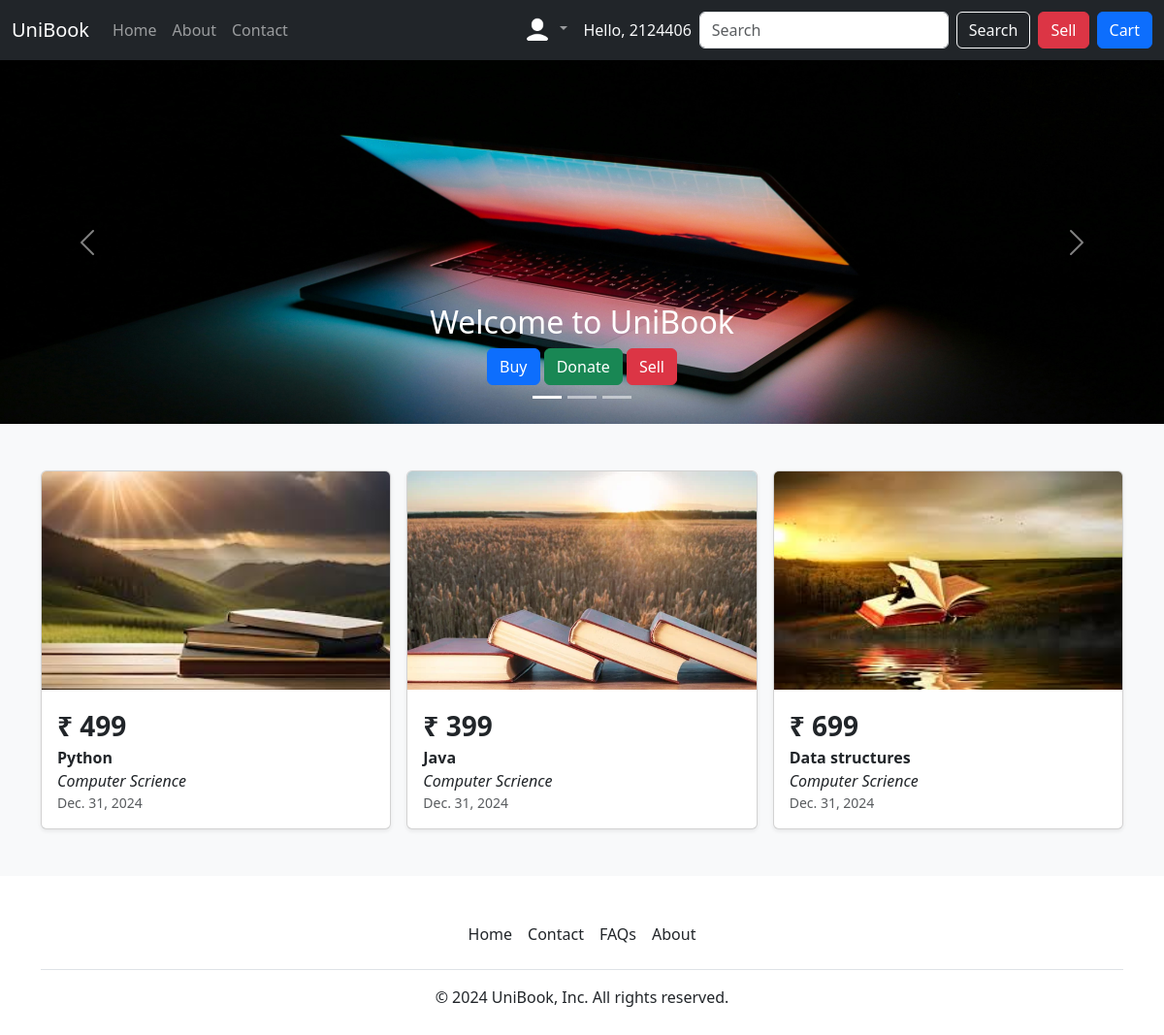
Page / (signed in) on the committed database.
### home/models.py (models this page shows, shortened)
class Product(models.Model):
    product_id = models.AutoField
    product_category = models.CharField(max_length=50)
    title = models.CharField(max_length=50)
    desc = models.CharField(max_length=500)
    price = models.IntegerField()
    image1 = models.ImageField(upload_to="images/")
    image2 = models.ImageField(upload_to="images/")
    image3 = models.ImageField(upload_to="images/")
    mobile = models.CharField(max_length=12, default="")
    location = models.CharField(max_length=500)
    user = models.CharField(max_length=10, default="")
    date = models.DateField()

### home/views.py (the view)
# urls.py: path('', views.index, name='home'),
def index(request):
    if request.user.is_anonymous:
        return redirect('/login')
    products = Product.objects.all()
    params = {'product': products}
    return render(request, 'index.html', params)

### templates/index.html (shortened to what this page needs)
{% extends 'base.html' %}
{% block body %}
  <div class="container-fluid px-0">
    <div id="carouselExampleCaptions" class="carousel slide carousel-fade">
      <div class="carousel-indicators">
        <button type="button" data-bs-target="#carouselExampleCaptions" data-bs-slide-to="0" class="active" aria-current="true" aria-label="Slide 1"></button>
        <button type="button" data-bs-target="#carouselExampleCaptions" data-bs-slide-to="1" aria-label="Slide 2"></button>
        <button type="button" data-bs-target="#carouselExampleCaptions" data-bs-slide-to="2" aria-label="Slide 3"></button>
      </div>
      <div class="carousel-inner">
        <div class="carousel-item active">
          <img src="/static/img/pic1.jpg" class="d-block w-100" alt="..." />
          <div class="carousel-caption d-none d-md-block">
            <h2>Welcome to UniBook</h2>
            <button type="button" class="btn btn-primary">Buy</button>
            <button type="button" class="btn btn-success">Donate</button>
            <button type="button" class="btn btn-danger">Sell</button>
          </div>
        </div>
      </div>
      <button class="carousel-control-prev" type="button" data-bs-target="#carouselExampleCaptions" data-bs-slide="prev">
        <span class="carousel-control-prev-icon" aria-hidden="true"></span>
      </button>
      <button class="carousel-control-next" type="button" data-bs-target="#carouselExampleCaptions" data-bs-slide="next">
        <span class="carousel-control-next-icon" aria-hidden="true"></span>
      </button>
    </div>
  </div>
  <div class="album py-5 bg-body-tertiary">
    <div class="container">
      <div class="row row-cols-1 row-cols-sm-2 row-cols-md-3 g-3">
        {% for i in product %}
        <div class="col">
          <div class="card shadow-sm">
            <a href="{% url 'product_detail' i.id %}">
              <img class="bd-placeholder-img card-img-top" width="100%" height="225" src=/media/{{i.image1}} alt="" />
            </a>
            <div class="card-body">
              <p class="card-text fs-3 fw-semibold mb-0">&#8377; {{ i.price }}</p>
              <p class="card-text fw-semibold mb-0">{{ i.title }}</p>
              <p class="card-text fst-italic mb-0">{{ i.product_category }}</p>
              <div class="d-flex justify-content-between align-items-center">
                <small class="text-body-secondary">{{i.date}}</small>
              </div>
            </div>
          </div>
        </div>
        {% endfor %}
      </div>
    </div>
  </div>
{% endblock %}

### templates/base.html (shortened to what this page needs)
<!DOCTYPE html>
<html lang="en">
  <head>
    <link href="https://cdn.jsdelivr.net/npm/bootstrap@5.3.3/dist/css/bootstrap.min.css" rel="stylesheet" />
  </head>
  <body>
    <nav class="navbar navbar-expand-lg navbar-dark bg-dark">
      <div class="container-fluid">
        <a class="navbar-brand" href="#">UniBook</a>
        <div class="collapse navbar-collapse" id="navbarSupportedContent">
          <ul class="navbar-nav me-auto mb-2 mb-lg-0">
            <li class="nav-item">
              <a class="nav-link" href="/">Home</a>
            </li>
            <li class="nav-item">
              <a class="nav-link" href="/about">About</a>
            </li>
            <li class="nav-item">
              <a class="nav-link" href="/contact">Contact</a>
            </li>
          </ul>
          <ul class="navbar-nav">
            <li class="nav-item dropdown">
              <a class="nav-link dropdown-toggle" href="#" role="button" data-bs-toggle="dropdown" aria-expanded="false">
                <img src="/static/img/usericon.png" alt="Dropdown Icon" class="rounded-circle" width="30" height="30" style="filter: invert(1) brightness(2);">
              </a>
            </li>
          </ul>
          <a class="text-light mx-2 text-decoration-none" href="#">Hello, {{request.user}}</a>
          <form class="d-flex" role="search">
            <input class="form-control me-2" type="search" placeholder="Search" aria-label="Search" />
            <button class="btn btn-outline-light" type="submit">Search</button>
          </form>
          <div class="mx-2">
            <a class="btn btn-danger" href="/sell">Sell</a>
          </div>
          <div class="mx-0">
            <a class="btn btn-primary" href="/carts">Cart</a>
          </div>
        </div>
      </div>
    </nav>
    {% block body %}
    {% endblock %}
    <footer class="py-3 my-4">
      <div class="container-sm">
        <ul class="nav justify-content-center border-bottom pb-3 mb-3">
          <li class="nav-item"><a href="/" class="nav-link px-2 text-dark font-weight-bold">Home</a></li>
          <li class="nav-item"><a href="/contact" class="nav-link px-2 text-dark font-weight-bold">Contact</a></li>
          <li class="nav-item"><a href="#" class="nav-link px-2 text-dark font-weight-bold">FAQs</a></li>
          <li class="nav-item"><a href="/about" class="nav-link px-2 text-dark font-weight-bold">About</a></li>
        </ul>
        <p class="text-center text-dark font-weight-bold">© 2024 UniBook, Inc. All rights reserved.</p>
      </div>
    </footer>
  </body>
</html>

### rows in the picture
Product: image1 (picture), price "499", title "Python", product_category "Computer Scrience", date "Dec. 31, 2024"
Product: image1 (picture), price "399", title "Java", product_category "Computer Scrience", date "Dec. 31, 2024"
Product: image1 (picture), price "699", title "Data structures", product_category "Computer Scrience", date "Dec. 31, 2024"

### other values in the picture
{{ request.user }} "2124406"
